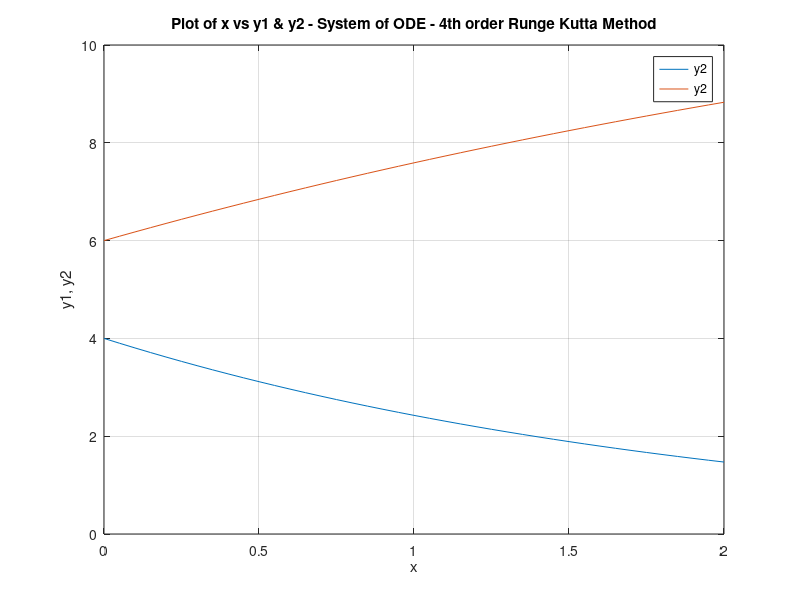

Source code (MATLAB):
% Fourth Order Runge Kutta Method to solve System of ODEs
% y1' = f1(ty1,y2)
% y2' = f2(ty1,y2)
% Fouth Order RK method for solving ODE
% y'= f(t.y)
% y_n+1 =y_n + (1/6) * ( delta _y1 + 2* delta_y2 + 2* delta _y3 + delta_y4)
% delta _y1 =h* f(tnyn)
% delta y2 = h * f(tn + h/2,yn + delta y1/2)
% delta_y3 =h * f(tn + h/2,yn + delta y2/2)
% delta_y4 = h * f(tn + hyn + delta_y3)
% dy1/dx = - 0.5 * y1
% dy2/dx = 4-0.3 * y2 - 0.1 * y1
% Numerically integrate above from x = 0 to x = 4 using step size of 0.5
% IC: y1(x=0) = 4; y2(×=0) = 6;
% viexact =
% vlexact =
clear
clc
clf
% Initial Values and time step
a = 0; % Lower limit of Integration
b = 2; % Upper limit of Integration
h= 0.05; % h = delta_x
y1(1) = 4;
y2(1) = 6;
n = (b-a)/h + 1; % no. of points
% Solution
x(1) = 0;
func1 = @ (y1) - 0.5 * y1; % function to integrate
func2 = @(v1, y2) 4 - 0.1 * y1 - 0.3 * y2; % function to integrate
% func_exact = @(x):
for i= 1:n-1
    x(i+1) = i*h;
    delta_y1_1 = h * feval(func1, y1(i));
    delta_y2_1 = h * feval(func1, y1(i) + (delta_y1_1)/2);
    delta_y3_1 = h * feval(func1, y1(i) + (delta_y2_1)/2);
    delta_y4_1 = h * feval(func1, y1(i) + delta_y3_1);
    y1(i+1) = y1(i) + (1/6) * ( delta_y1_1 + 2*delta_y2_1 + 2*delta_y3_1 + delta_y4_1);

    delta_y1_2 = h* feval(func2, y1(i), y2(1));
    delta_y2_2 = h* feval(func2, y1(i) + (delta_y1_1)/2, y2(i) + (delta_y1_2)/2);
    delta_y3_2 = h* feval(func2, y1(i) + (delta_y2_1)/2, y2(i) + (delta_y2_2)/2);
    delta_y4_2 = h* feval(func2, y1(i) + delta_y3_1    , y2(i) + delta_y3_2);
    y2(i+1) = y2(i) + (1/6) * ( delta_y1_2 + 2* delta_y2_2 + 2* delta_y3_2 + delta_y4_2);
end 
x
y1
y2
%{
yexact(1) = feval(func_exactx(1));
for i= 1n-1
x(i+1) = i*h;
yexact(i+1) = feval(func_exact,x(i+1));
end
yexact
%}
plot(x, y1, x, y2)
title("Plot of x vs y1 & y2 - System of ODE - 4th order Runge Kutta Method");
grid on
xlabel ("x")
ylabel ("y1, y2")
legend('y2','y2')
% Illustration for function with 2 variables
% al = 3
% b1 = 2
% fun1 = @(al,b1) al +